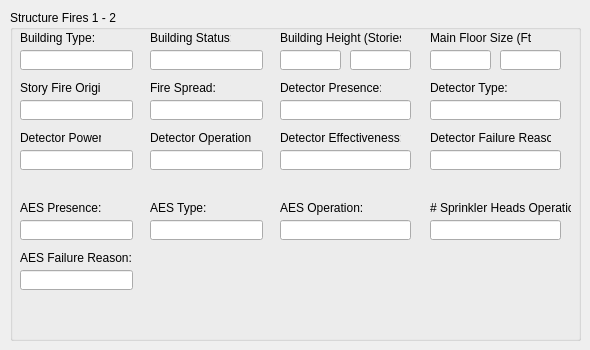
    <widget class="QWidget" name="tab_6">
     <attribute name="title">
      <string>Structure Fires 1-2</string>
     </attribute>
     <widget class="QGroupBox" name="groupBox_17">
      <property name="geometry">
       <rect>
        <x>10</x>
        <y>10</y>
        <width>571</width>
        <height>331</height>
       </rect>
      </property>
      <property name="title">
       <string>Structure Fires 1 - 2</string>
      </property>
      <widget class="QLabel" name="label_83">
       <property name="geometry">
        <rect>
         <x>10</x>
         <y>20</y>
         <width>81</width>
         <height>16</height>
        </rect>
       </property>
       <property name="text">
        <string>Building Type:</string>
       </property>
      </widget>
      <widget class="QLabel" name="label_88">
       <property name="geometry">
        <rect>
         <x>140</x>
         <y>20</y>
         <width>81</width>
         <height>16</height>
        </rect>
       </property>
       <property name="text">
        <string>Building Status:</string>
       </property>
      </widget>
      <widget class="QLabel" name="label_89">
       <property name="geometry">
        <rect>
         <x>270</x>
         <y>20</y>
         <width>121</width>
         <height>16</height>
        </rect>
       </property>
       <property name="text">
        <string>Building Height (Stories)</string>
       </property>
      </widget>
      <widget class="QLabel" name="label_90">
       <property name="geometry">
        <rect>
         <x>420</x>
         <y>20</y>
         <width>101</width>
         <height>16</height>
        </rect>
       </property>
       <property name="text">
        <string>Main Floor Size (Ft)</string>
       </property>
      </widget>
      <widget class="QLineEdit" name="lineEdit_12">
       <property name="geometry">
        <rect>
         <x>10</x>
         <y>40</y>
         <width>113</width>
         <height>20</height>
        </rect>
       </property>
      </widget>
      <widget class="QLineEdit" name="lineEdit_17">
       <property name="geometry">
        <rect>
         <x>140</x>
         <y>40</y>
         <width>113</width>
         <height>20</height>
        </rect>
       </property>
      </widget>
      <widget class="QLineEdit" name="lineEdit_18">
       <property name="geometry">
        <rect>
         <x>270</x>
         <y>40</y>
         <width>61</width>
         <height>20</height>
        </rect>
       </property>
      </widget>
      <widget class="QLineEdit" name="lineEdit_19">
       <property name="geometry">
        <rect>
         <x>340</x>
         <y>40</y>
         <width>61</width>
         <height>20</height>
        </rect>
       </property>
      </widget>
      <widget class="QLineEdit" name="lineEdit_20">
       <property name="geometry">
        <rect>
         <x>420</x>
         <y>40</y>
         <width>61</width>
         <height>20</height>
        </rect>
       </property>
      </widget>
      <widget class="QLineEdit" name="lineEdit_21">
       <property name="geometry">
        <rect>
         <x>490</x>
         <y>40</y>
         <width>61</width>
         <height>20</height>
        </rect>
       </property>
      </widget>
      <widget class="QLineEdit" name="lineEdit_22">
       <property name="geometry">
        <rect>
         <x>10</x>
         <y>90</y>
         <width>113</width>
         <height>20</height>
        </rect>
       </property>
      </widget>
      <widget class="QLabel" name="label_91">
       <property name="geometry">
        <rect>
         <x>140</x>
         <y>70</y>
         <width>81</width>
         <height>16</height>
        </rect>
       </property>
       <property name="text">
        <string>Fire Spread:</string>
       </property>
      </widget>
      <widget class="QLabel" name="label_92">
       <property name="geometry">
        <rect>
         <x>10</x>
         <y>70</y>
         <width>81</width>
         <height>16</height>
        </rect>
       </property>
       <property name="text">
        <string>Story Fire Origin:</string>
       </property>
      </widget>
      <widget class="QLineEdit" name="lineEdit_23">
       <property name="geometry">
        <rect>
         <x>140</x>
         <y>90</y>
         <width>113</width>
         <height>20</height>
        </rect>
       </property>
      </widget>
      <widget class="QLabel" name="label_93">
       <property name="geometry">
        <rect>
         <x>270</x>
         <y>70</y>
         <width>101</width>
         <height>16</height>
        </rect>
       </property>
       <property name="text">
        <string>Detector Presence:</string>
       </property>
      </widget>
      <widget class="QLineEdit" name="lineEdit_24">
       <property name="geometry">
        <rect>
         <x>270</x>
         <y>90</y>
         <width>131</width>
         <height>20</height>
        </rect>
       </property>
      </widget>
      <widget class="QLineEdit" name="lineEdit_25">
       <property name="geometry">
        <rect>
         <x>420</x>
         <y>90</y>
         <width>131</width>
         <height>20</height>
        </rect>
       </property>
      </widget>
      <widget class="QLabel" name="label_94">
       <property name="geometry">
        <rect>
         <x>420</x>
         <y>70</y>
         <width>81</width>
         <height>16</height>
        </rect>
       </property>
       <property name="text">
        <string>Detector Type:</string>
       </property>
      </widget>
      <widget class="QLabel" name="label_95">
       <property name="geometry">
        <rect>
         <x>10</x>
         <y>120</y>
         <width>81</width>
         <height>16</height>
        </rect>
       </property>
       <property name="text">
        <string>Detector Power:</string>
       </property>
      </widget>
      <widget class="QLineEdit" name="lineEdit_26">
       <property name="geometry">
        <rect>
         <x>10</x>
         <y>140</y>
         <width>113</width>
         <height>20</height>
        </rect>
       </property>
      </widget>
      <widget class="QLineEdit" name="lineEdit_27">
       <property name="geometry">
        <rect>
         <x>140</x>
         <y>140</y>
         <width>113</width>
         <height>20</height>
        </rect>
       </property>
      </widget>
      <widget class="QLineEdit" name="lineEdit_28">
       <property name="geometry">
        <rect>
         <x>420</x>
         <y>140</y>
         <width>131</width>
         <height>20</height>
        </rect>
       </property>
      </widget>
      <widget class="QLabel" name="label_96">
       <property name="geometry">
        <rect>
         <x>420</x>
         <y>120</y>
         <width>121</width>
         <height>16</height>
        </rect>
       </property>
       <property name="text">
        <string>Detector Failure Reason:</string>
       </property>
      </widget>
      <widget class="QLabel" name="label_97">
       <property name="geometry">
        <rect>
         <x>270</x>
         <y>120</y>
         <width>121</width>
         <height>16</height>
        </rect>
       </property>
       <property name="text">
        <string>Detector Effectiveness:</string>
       </property>
      </widget>
      <widget class="QLabel" name="label_98">
       <property name="geometry">
        <rect>
         <x>140</x>
         <y>120</y>
         <width>101</width>
         <height>16</height>
        </rect>
       </property>
       <property name="text">
        <string>Detector Operation:</string>
       </property>
      </widget>
      <widget class="QLineEdit" name="lineEdit_29">
       <property name="geometry">
        <rect>
         <x>270</x>
         <y>140</y>
         <width>131</width>
         <height>20</height>
        </rect>
       </property>
      </widget>
      <widget class="QLabel" name="label_99">
       <property name="geometry">
        <rect>
         <x>10</x>
         <y>190</y>
         <width>81</width>
         <height>16</height>
        </rect>
       </property>
       <property name="text">
        <string>AES Presence:</string>
       </property>
      </widget>
      <widget class="QLineEdit" name="lineEdit_30">
       <property name="geometry">
        <rect>
         <x>10</x>
         <y>210</y>
         <width>113</width>
         <height>20</height>
        </rect>
       </property>
      </widget>
      <widget class="QLineEdit" name="lineEdit_31">
       <property name="geometry">
        <rect>
         <x>140</x>
         <y>210</y>
         <width>113</width>
         <height>20</height>
        </rect>
       </property>
      </widget>
      <widget class="QLineEdit" name="lineEdit_32">
       <property name="geometry">
        <rect>
         <x>420</x>
         <y>210</y>
         <width>131</width>
         <height>20</height>
        </rect>
       </property>
      </widget>
      <widget class="QLineEdit" name="lineEdit_33">
       <property name="geometry">
        <rect>
         <x>10</x>
         <y>260</y>
         <width>113</width>
         <height>20</height>
        </rect>
       </property>
      </widget>
      <widget class="QLabel" name="label_100">
       <property name="geometry">
        <rect>
         <x>10</x>
         <y>240</y>
         <width>111</width>
         <height>16</height>
        </rect>
       </property>
       <property name="text">
        <string>AES Failure Reason:</string>
       </property>
      </widget>
      <widget class="QLabel" name="label_101">
       <property name="geometry">
        <rect>
         <x>420</x>
         <y>190</y>
         <width>141</width>
         <height>16</height>
        </rect>
       </property>
       <property name="text">
        <string># Sprinkler Heads Operation</string>
       </property>
      </widget>
      <widget class="QLabel" name="label_102">
       <property name="geometry">
        <rect>
         <x>270</x>
         <y>190</y>
         <width>101</width>
         <height>16</height>
        </rect>
       </property>
       <property name="text">
        <string>AES Operation:</string>
       </property>
      </widget>
      <widget class="QLabel" name="label_103">
       <property name="geometry">
        <rect>
         <x>140</x>
         <y>190</y>
         <width>81</width>
         <height>16</height>
        </rect>
       </property>
       <property name="text">
        <string>AES Type:</string>
       </property>
      </widget>
      <widget class="QLineEdit" name="lineEdit_34">
       <property name="geometry">
        <rect>
         <x>270</x>
         <y>210</y>
         <width>131</width>
         <height>20</height>
        </rect>
       </property>
      </widget>
     </widget>
    </widget>
